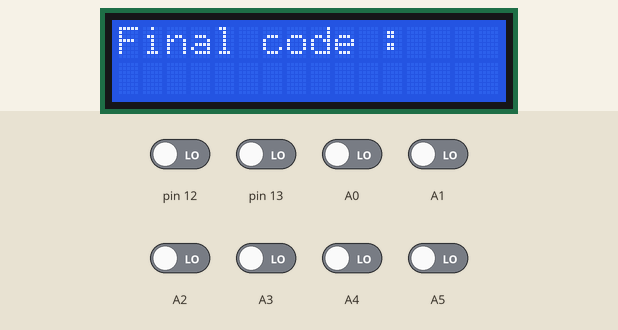
The sketch below on a simulated Arduino Uno, built with avr-gcc and run on an emulated ATmega328P. On the bench: 16×2 character LCD. Inputs (shaded band) come from the test bench; at power-on: A0–5, pin 12, pin 13 LOW.

Above: at 2.6 s.
2.7 s: pin 12 driven HIGH
At 13.5 s:
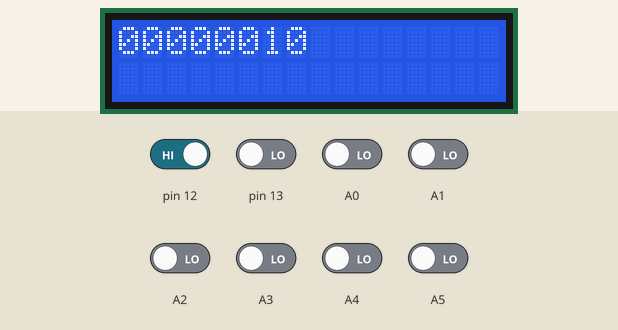
14.5 s: pin 13 driven HIGH
At 23.0 s:
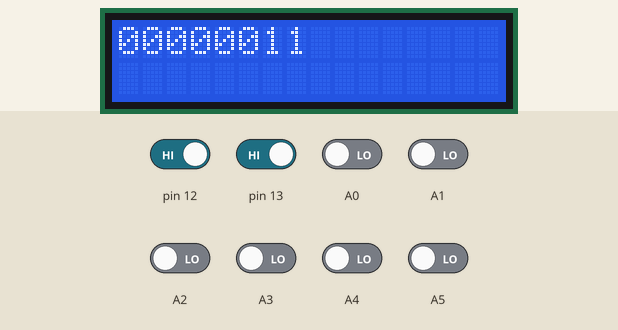
28.5 s: A0 driven HIGH
At 31.4 s:
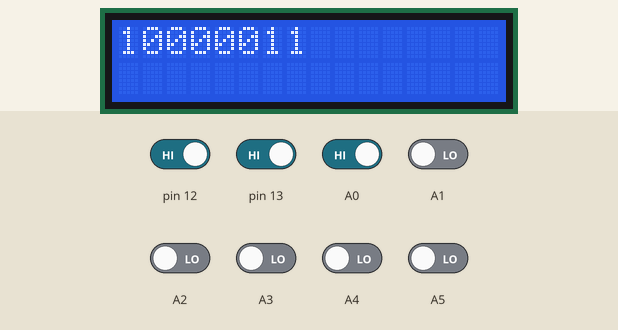
38.5 s: A1 driven HIGH
At 50.3 s:
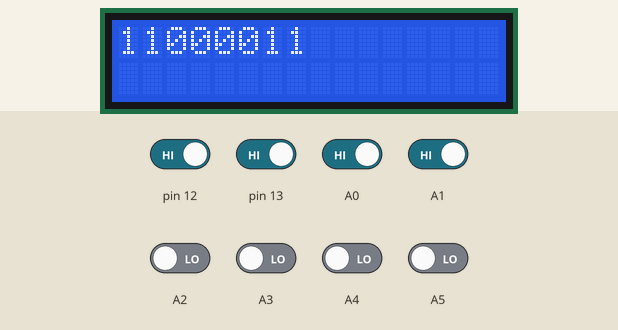
50.6 s: A2 driven HIGH
At 58.8 s:
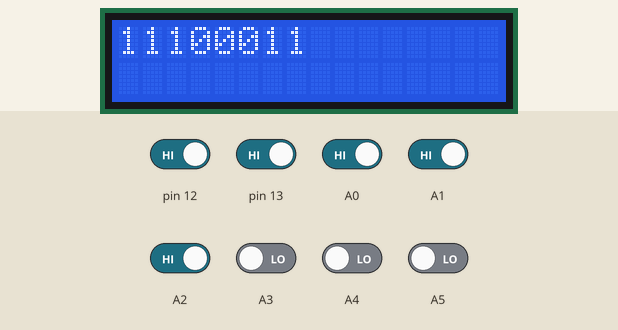
64.6 s: A3 driven HIGH
At 68.3 s:
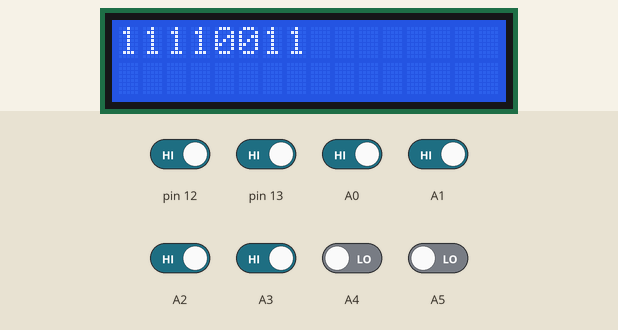
Timing chart, 0 to 69.8 s (numbered marks = the images above; inputs shaded):
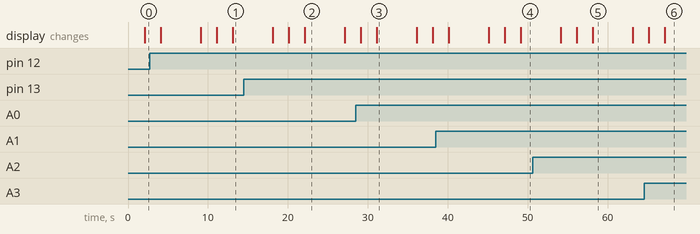

Measured:
- what the display in image 2 shows lasts 5.0 s, from 22.1 s to 27.1 s

The sketch:

display.ino
```cpp
#include <LiquidCrystal.h> // includes the LiquidCrystal Library
LiquidCrystal lcd(1, 2, 4, 5, 6, 7); // Creates an LC object. Parameters: (rs, enable, d4, d5, d6, d7)
void setup() {
 lcd.begin(16,2); // Initializes the interface to the LCD screen, and specifies the dimensions (width and height) of the display }

  pinMode(A0, INPUT);
  pinMode(A1, INPUT);
  pinMode(A2, INPUT);
  pinMode(A3, INPUT);
  pinMode(A4, INPUT);
  pinMode(A5, INPUT);
  pinMode(12, INPUT);
  pinMode(13, INPUT);
  randomSeed(analogRead(0));
}
void loop() {

  delay(2000);
  int a0 = digitalRead(A0);
  int a1 = digitalRead(A1);
  int a2 = digitalRead(A2);
  int a3 = digitalRead(A3);
  int a4 = digitalRead(A4);
  int a5 = digitalRead(A5);
  int a6 = digitalRead(12);
  int a7 = digitalRead(13);
  lcd.print("Final code : ");
  delay(2000);
  lcd.clear();
  lcd.print(a0);
  lcd.print(a1);
  lcd.print(a2);
  lcd.print(a3);
  lcd.print(a4);
  lcd.print(a5);
  lcd.print(a6);
  lcd.print(a7);
  delay(5000);
   lcd.clear();

}
```
